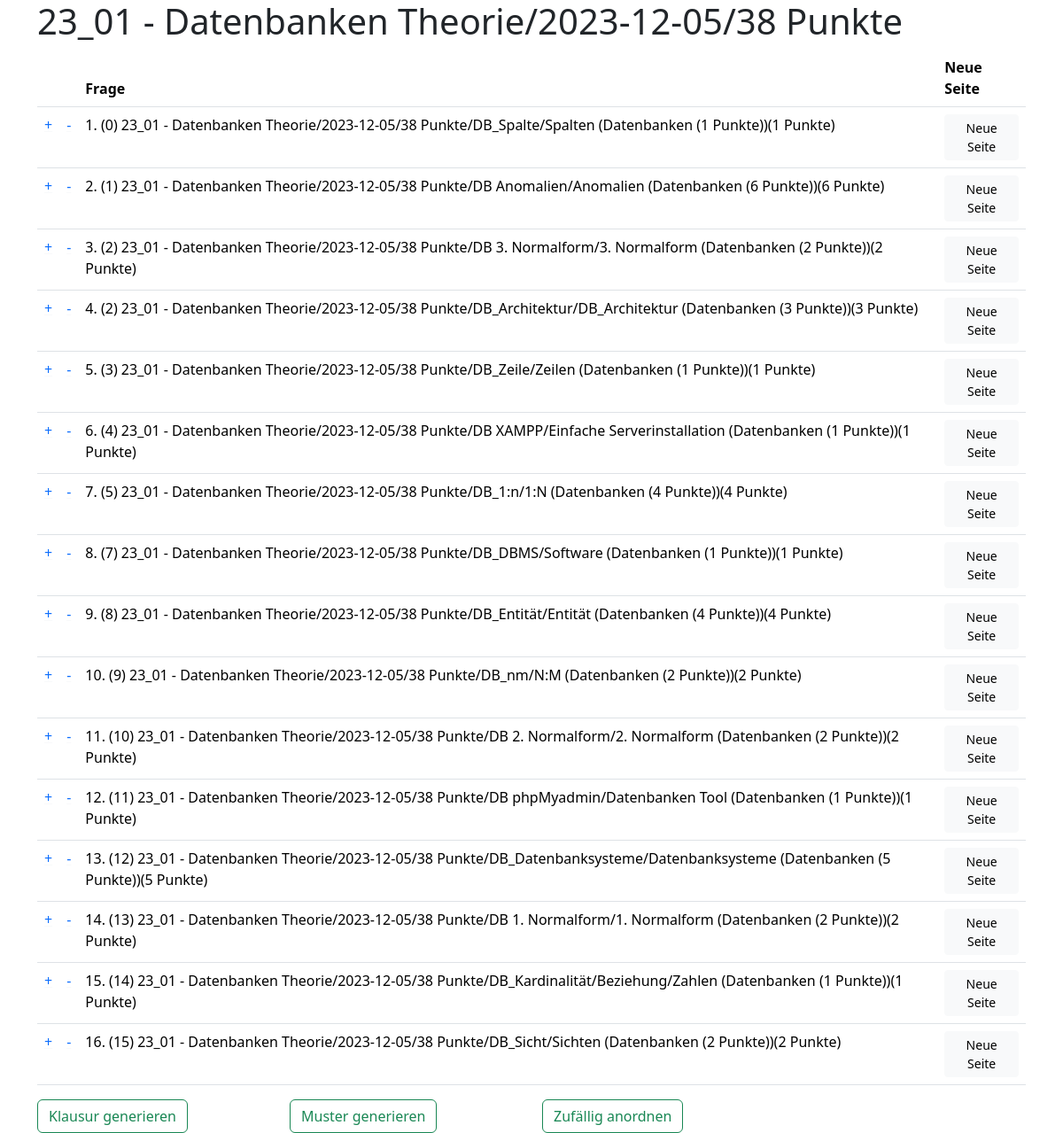
The page /klausur/design/11 on the database as committed earlier.
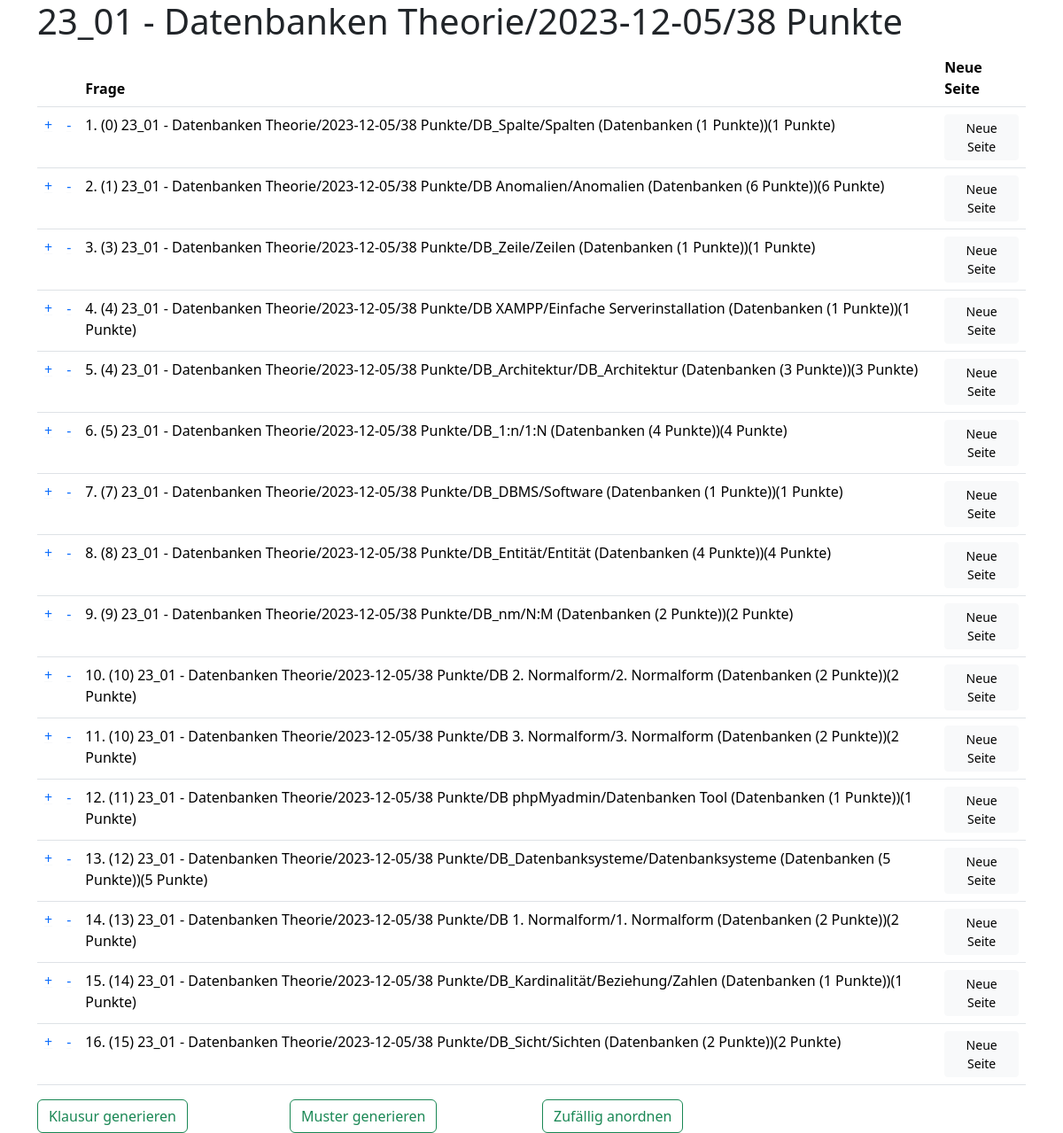
The same page on the database as committed later.
### klausur/models.py (models this page shows, shortened)
class Klausurthema(models.Model):
    klausur = models.ForeignKey(Klausur, verbose_name=("Klausur"), on_delete=models.CASCADE)
    frage = models.ForeignKey(Frage, verbose_name=("Frage"), on_delete=models.RESTRICT)
    position = models.IntegerField(("Position"), default=1)
    seitenwechsel = models.BooleanField(("Seitenwechsel im Anschluss"), default=False)
    class Meta:
        verbose_name = ("Klausur-Thema")
        verbose_name_plural = ("Klausur-Themen")
        ordering = ['klausur', 'position']
    def __str__(self):
        return f"{self.klausur}/{self.frage}({self.frage.punkte} Punkte)"

class Klausur(models.Model):
    titel = models.CharField(("Titel"), max_length=50)
    thema = models.CharField(("Thema"), max_length=50)
    termin = models.DateTimeField(("termin"), auto_now=False, auto_now_add=False)
    gruppe = models.CharField(("Gruppe"), max_length=50)
    fragen = models.ManyToManyField(Frage, verbose_name=("Fragen"))
    @property
    def get_gesamtpunkte(self):
        fragen = self.fragen.all()
        gesamtpunkte = sum(frage.punkte for frage in fragen)
        return gesamtpunkte
    class Meta:
        verbose_name = ("Klausur")
        verbose_name_plural = ("Klausuren")
        ordering = [ 'gruppe', '-termin']
    def __str__(self):
        return f"{self.gruppe} - {self.titel}/{self.termin.date()}/{self.get_gesamtpunkte} Punkte"

class Frage(models.Model):
    titel = models.CharField(("Titel"), max_length=250)
    inhalt = models.CharField("Inhalt", max_length=50, default="?")
    frage = models.TextField(("Frage"))
    musterantwort = models.TextField(("Musterantwort"), default ="")
    bild = models.ImageField(("Bild"), blank=True, null=True)
    bildmuster = models.ImageField(("Bild Muster"), blank=True, null=True)
    bildbreite = models.IntegerField(("Bildbreite in %"), default=80)
    thema = models.ForeignKey(Thema, verbose_name=("Thema"), on_delete=models.RESTRICT)
    punkte = models.IntegerField(("Erreichbare Punkte"), default=1)
    schwierigkeit = models.IntegerField(("Schwierigkeit") , default=2)
    class Meta:
        verbose_name = ("Frage")
        verbose_name_plural = ("Fragen")
        ordering = ['thema', 'titel', ]
    def __str__(self):
        return f"{self.titel}/{self.inhalt} ({self.thema} ({self.punkte} Punkte))"

### klausur/views.py (the view)
# urls.py: path('design/<int:id>', views.klaus_design, name= 'klausur_design'),
def klaus_design(request, id):
    klausur = Klausur.objects.get(pk=id)
    fragen = klausur.fragen.all()
    i = 0
    for frage in fragen:
        position, created = Klausurthema.objects.get_or_create(klausur = klausur, frage=frage)
        if created:
            position.position = i
            position.save()
        i +=1
    fragen = Klausurthema.objects.filter(klausur=klausur)
    for frage in fragen:
        if not klausur.fragen.filter(id=frage.frage.id).exists():
            Klausurthema.objects.get(frage=frage.frage, klausur=klausur).delete()
    pos_fragen = Klausurthema.objects.filter(klausur = klausur)
    content = {
        'klausur': klausur,
        'fragen': pos_fragen,
    }
    return render(request, "design.html", content)

### klausur/models.py (called while the page is built)
    def __str__(self):
        return self.titel

### klausur/templates/design.html (shortened to what this page needs)
{% extends "start.html" %}
{% block content %}
    <h1>{{klausur}}</h1>
    <form action="{% url 'newside' klausur=klausur.id %}" method="post">
        <table class="table table-hover">
            <thead>
                <tr>
                    <th scope="col"></th>
                    <th scope="col"></th>
                    <th scope="col">Frage</th>
                    <th scope="col">Neue Seite</th>
                </tr>
            </thead>
            <tboby>
            {% for frage in fragen %}
                <tr>
                    <td><a class="link-underline-light" href="{% url 'richtung' frage.klausur.id frage.frage.id 1 %}">+</a></td>
                    <td><a class="link-underline-light" href="{% url 'richtung' frage.klausur.id frage.frage.id 2 %}">-</a></td>
                    <td title="{{frage.frage.frage}}">{{forloop.counter}}. ({{frage.position}}) {{frage}}</td>
                    <td><button type="submit" class="btn {% if frage.seitenwechsel %}btn-success{% else %}btn-light{% endif %} btn-sm" value="{{frage.id}}" name="nl">Neue Seite</button></td>
                </tr>
            {% endfor %}
            </tboby>
        </table>
        <div class="row">
            <div class="col-3"><a href="{% url 'gen_pdf' klausur.id 3 %}" target="_empty"><button type="button" name="nl" value="gen" class="btn btn-outline-success">Klausur generieren</button></a></div>
            <div class="col-3"><button type="submit" class="btn btn-outline-success">Muster generieren</button></div>
            <div class="col-3"><button type="submit" class="btn btn-outline-success">Zufällig anordnen</button></div>
        </div>
    </form>
{% endblock content %}

Rows that differ between the two databases and show on the page:
changed Klausurthema (number 5 of 16 on the later page): position "2" → "4"; moves down the list
changed Klausurthema (number 11 of 16 on the later page): position "2" → "10"; moves down the list
